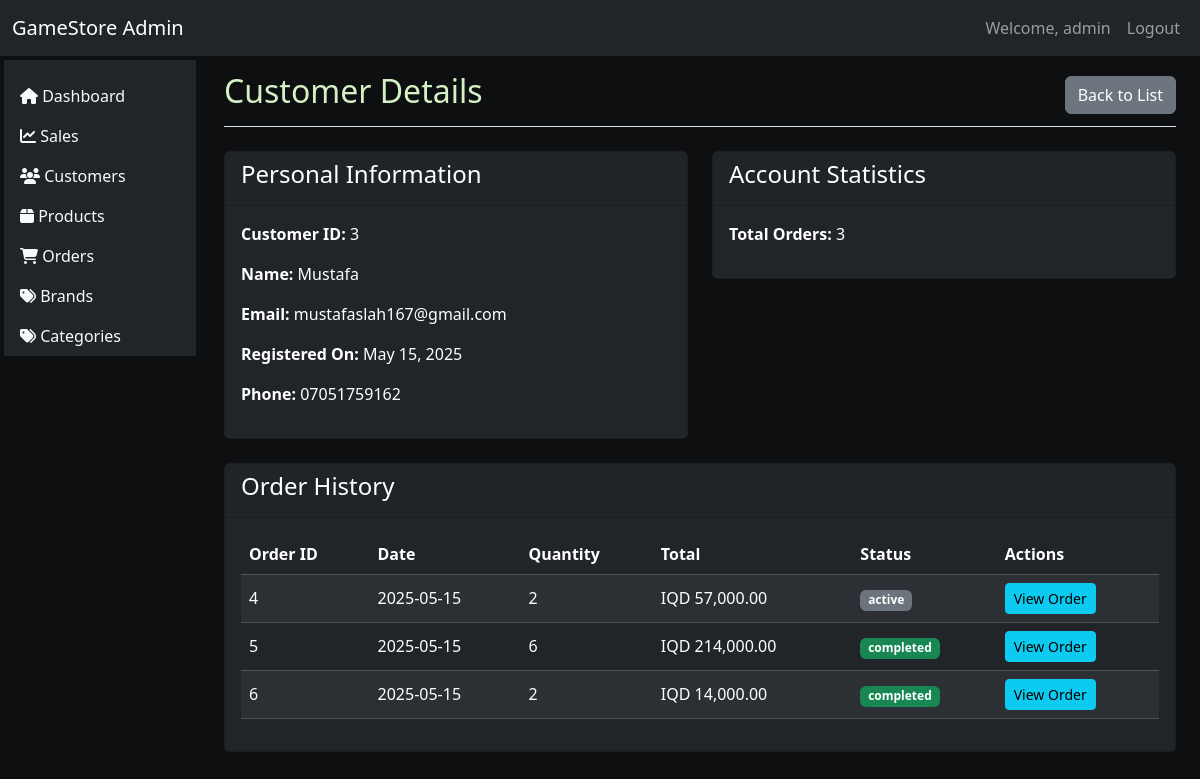
The app's page /admin/customer_details.php?id=3 (signed in) with its own data.
### tables this page shows
CREATE TABLE `customers` (
  `id` int(11) NOT NULL,
  `customer_name` varchar(40) NOT NULL,
  `customer_email` varchar(150) NOT NULL,
  `customer_phone` varchar(12) NOT NULL,
  `customer_password` text NOT NULL,
  `customer_image` text NOT NULL,
  `created_at` date NOT NULL DEFAULT current_timestamp()
);

CREATE TABLE `invoices` (
  `id` int(11) NOT NULL,
  `customer_id` int(11) NOT NULL,
  `location` varchar(50) NOT NULL,
  `quantity` int(11) NOT NULL,
  `delivery_price` double NOT NULL,
  `total_price` double NOT NULL,
  `status` enum('waiting','active','delivering','completed','canceled') NOT NULL,
  `created_at` date NOT NULL DEFAULT current_timestamp()
);

### app/php/admin/customer/functions.php (called while the page is built, shortened)
<?php
function getCustomerById($customerId) {
    global $connect;
    try {
        $sql = "SELECT * FROM customers WHERE id = :customer_id";
        $stmt = $connect->prepare($sql);
        $stmt->bindParam(':customer_id', $customerId, PDO::PARAM_INT);
        $stmt->execute();
        return $stmt->fetch(PDO::FETCH_ASSOC);
    } catch (PDOException $e) {
        error_log("Error getting customer by ID: " . $e->getMessage());
        return false;
    }
}
function getCustomerOrders($customerId) {
    global $connect;
    try {
        $sql = "SELECT * FROM invoices WHERE customer_id = :customer_id";
        $stmt = $connect->prepare($sql);
        $stmt->bindParam(':customer_id', $customerId, PDO::PARAM_INT);
        $stmt->execute();
        return $stmt->fetchAll(PDO::FETCH_ASSOC);
    } catch (PDOException $e) {
        error_log("Error getting customer orders: " . $e->getMessage());
        return false;
    }
}

### app/php/admin/invoice/functions.php (called while the page is built, shortened)
<?php
function getInvoiceStatusClass($status)
{
    switch (strtolower($status)) {
        case 'completed':
            return 'success';
        case 'active':
            return 'secondary';
    }
}

### admin/customer_details.php (the view, shortened to what this page needs)
<?php
include "../app/php/config/config.php";
include "../app/php/admin/customer/functions.php";
include "../app/php/admin/invoice/functions.php";
if (isset($_GET['id'])) {
    $customer_id = $_GET['id'];
    $customer = getCustomerById($customer_id);
    $customer_orders = getCustomerOrders($customer_id);
    $page_mode = 'details';
} else {
    $customer = null;
    $customer_orders = [];
    $page_mode = 'list';
}
include "../components/admin/app.php";
?>
<div class="container-fluid">
    <div class="row">
        <div class="col-md-2 p-1 sidebar">
            <?php include "../components/admin/sidebar.php"; ?>
        </div>
        <main role="main" class="col-md-10 ml-sm-auto px-4">
            <div class="d-flex justify-content-between flex-wrap flex-md-nowrap align-items-center pt-3 pb-2 mb-3 border-bottom">
                <h2><?php echo $page_mode == 'details' ? 'Customer Details' : 'Customer Management'; ?></h2>
                <?php if ($page_mode == 'details'): ?>
                    <a href="customer.php" class="btn btn-secondary">Back to List</a>
                <?php endif; ?>
            </div>
            <?php if ($page_mode == 'details' && $customer): ?>
                <div class="row">
                    <div class="col-md-6">
                        <div class="card mb-4 bg-dark text-white">
                            <div class="card-header">
                                <h4>Personal Information</h4>
                            </div>
                            <div class="card-body">
                                <p><strong>Customer ID:</strong> <?php echo $customer['id']; ?></p>
                                <p><strong>Name:</strong> <?php echo $customer['customer_name']; ?></p>
                                <p><strong>Email:</strong> <?php echo $customer['customer_email']; ?></p>
                                <p><strong>Registered On:</strong> <?php echo date('F d, Y', strtotime($customer['created_at'])); ?></p>
                                <?php if (isset($customer['customer_phone'])): ?>
                                    <p><strong>Phone:</strong> <?php echo $customer['customer_phone']; ?></p>
                                <?php endif; ?>
                            </div>
                        </div>
                    </div>
                    <div class="col-md-6">
                        <div class="card mb-4 bg-dark text-white">
                            <div class="card-header">
                                <h4>Account Statistics</h4>
                            </div>
                            <div class="card-body">
                                <p><strong>Total Orders:</strong> <?php echo count($customer_orders); ?></p>
                            </div>
                        </div>
                    </div>
                </div>
                <div class="card bg-dark text-white mb-4">
                    <div class="card-header">
                        <h4>Order History</h4>
                    </div>
                    <div class="card-body">
                        <?php if (count($customer_orders) > 0): ?>
                            <div class="table-responsive">
                                <table class="table table-dark table-striped">
                                    <thead>
                                        <tr>
                                            <th>Order ID</th>
                                            <th>Date</th>
                                            <th>Quantity</th>
                                            <th>Total</th>
                                            <th>Status</th>
                                            <th>Actions</th>
                                        </tr>
                                    </thead>
                                    <tbody>
                                        <?php foreach ($customer_orders as $order): ?>
                                            <tr>
                                                <td><?php echo $order['id']; ?></td>
                                                <td><?php echo date('Y-m-d', strtotime($order['created_at'])); ?></td>
                                                <td><?php echo $order['quantity']; ?></td>
                                                <td>IQD <?php echo number_format($order['total_price'], 2); ?></td>
                                                <td>
                                                    <span class="badge bg-<?php echo getInvoiceStatusClass($order['status']); ?>">
                                                        <?php echo $order['status']; ?>
                                                    </span>
                                                </td>
                                                <td>
                                                    <a href="order_details.php?id=<?php echo $order['id']; ?>" class="btn btn-info btn-sm">View Order</a>
                                                </td>
                                            </tr>
                                        <?php endforeach; ?>
                                    </tbody>
                                </table>
                            </div>
                        <?php else: ?>
                            <p>This customer has not placed any orders yet.</p>
                        <?php endif; ?>
                    </div>
                </div>
            <?php endif; ?>
        </main>
    </div>
</div>
<?php include "../components/admin/footer.php"; ?>

### components/admin/app.php (style rules this page uses)
table td { vertical-align: middle; }
body { background-color: #0e0f11; color: #d4f1c5; font-family: 'Segoe UI', Tahoma, Geneva, Verdana, sans-serif; }

### records on screen
customers: id "3", customer_name "Mustafa", customer_email "mustafaslah167@gmail.com", created_at "May 15, 2025", customer_phone "07051759162"
invoices: id "4", created_at "2025-05-15", quantity "2", total_price "57,000.00", status "active"
invoices: id "5", created_at "2025-05-15", quantity "6", total_price "214,000.00", status "completed"
invoices: id "6", created_at "2025-05-15", quantity "2", total_price "14,000.00", status "completed"

### other values on screen
$_SESSION["username"] "admin"
count($customer_orders) "3"
